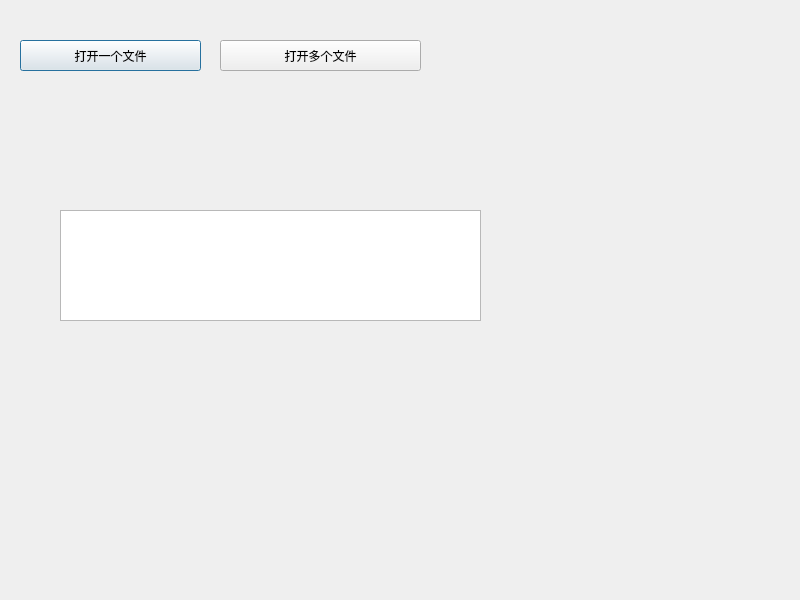
<?xml version="1.0" encoding="UTF-8"?>
<ui version="4.0">
 <class>Dialog</class>
 <widget class="QDialog" name="Dialog">
  <property name="geometry">
   <rect>
    <x>0</x>
    <y>0</y>
    <width>800</width>
    <height>600</height>
   </rect>
  </property>
  <property name="windowTitle">
   <string>Dialog</string>
  </property>
  <widget class="QPushButton" name="Open_File">
   <property name="geometry">
    <rect>
     <x>20</x>
     <y>40</y>
     <width>181</width>
     <height>31</height>
    </rect>
   </property>
   <property name="text">
    <string>打开一个文件</string>
   </property>
  </widget>
  <widget class="QPlainTextEdit" name="plainTextEdit">
   <property name="geometry">
    <rect>
     <x>60</x>
     <y>210</y>
     <width>421</width>
     <height>111</height>
    </rect>
   </property>
  </widget>
  <widget class="QPushButton" name="Open_Files">
   <property name="geometry">
    <rect>
     <x>220</x>
     <y>40</y>
     <width>201</width>
     <height>31</height>
    </rect>
   </property>
   <property name="text">
    <string>打开多个文件</string>
   </property>
  </widget>
 </widget>
 <resources/>
 <connections/>
</ui>
